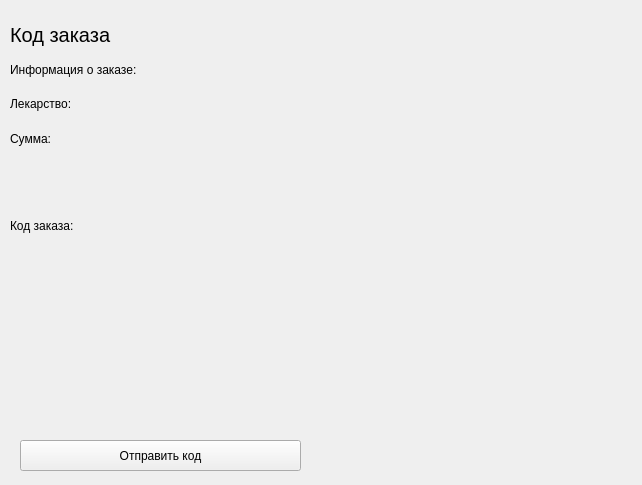
<?xml version="1.0" encoding="UTF-8"?>
<ui version="4.0">
 <class>BarcodeGenerator</class>
 <widget class="QWidget" name="BarcodeGenerator">
  <property name="geometry">
   <rect>
    <x>0</x>
    <y>0</y>
    <width>642</width>
    <height>485</height>
   </rect>
  </property>
  <property name="windowTitle">
   <string>Form</string>
  </property>
  <widget class="QPushButton" name="sendBarcodeButton">
   <property name="geometry">
    <rect>
     <x>20</x>
     <y>440</y>
     <width>281</width>
     <height>31</height>
    </rect>
   </property>
   <property name="text">
    <string>Отправить код</string>
   </property>
  </widget>
  <widget class="QWidget" name="">
   <property name="geometry">
    <rect>
     <x>10</x>
     <y>20</y>
     <width>471</width>
     <height>411</height>
    </rect>
   </property>
   <layout class="QVBoxLayout" name="verticalLayout_2">
    <item>
     <layout class="QVBoxLayout" name="verticalLayout">
      <item>
       <widget class="QLabel" name="label">
        <property name="font">
         <font>
          <pointsize>15</pointsize>
         </font>
        </property>
        <property name="text">
         <string>Код заказа</string>
        </property>
       </widget>
      </item>
      <item>
       <widget class="QLabel" name="label_2">
        <property name="text">
         <string>Информация о заказе:</string>
        </property>
       </widget>
      </item>
      <item>
       <widget class="QLabel" name="medicineNameLabel">
        <property name="text">
         <string>Лекарство:</string>
        </property>
       </widget>
      </item>
      <item>
       <widget class="QLabel" name="totalPriceLabel">
        <property name="text">
         <string>Сумма:</string>
        </property>
       </widget>
      </item>
     </layout>
    </item>
    <item>
     <widget class="QLabel" name="barcodeLabel_2">
      <property name="text">
       <string>Код заказа:</string>
      </property>
     </widget>
    </item>
    <item>
     <widget class="QLabel" name="barcodeLabel">
      <property name="text">
       <string/>
      </property>
     </widget>
    </item>
   </layout>
  </widget>
 </widget>
 <resources/>
 <connections/>
</ui>
